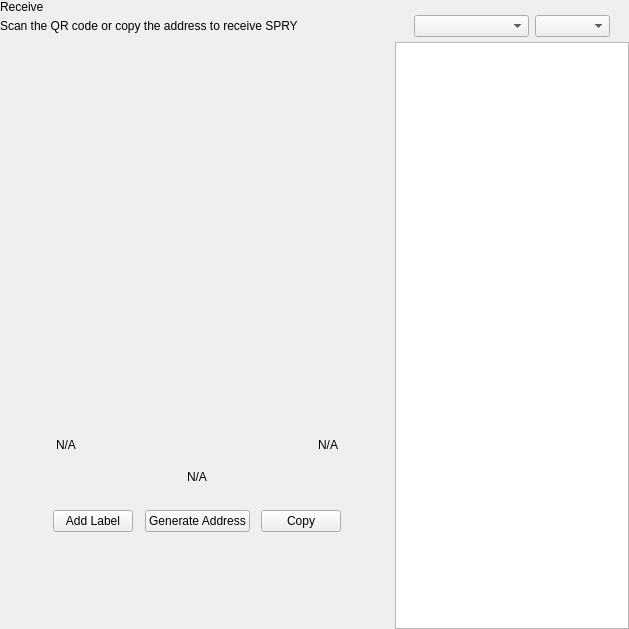
<?xml version="1.0" encoding="UTF-8"?>
<ui version="4.0">
 <class>ReceiveWidget</class>
 <widget class="QWidget" name="ReceiveWidget">
  <property name="geometry">
   <rect>
    <x>0</x>
    <y>0</y>
    <width>629</width>
    <height>629</height>
   </rect>
  </property>
  <property name="minimumSize">
   <size>
    <width>0</width>
    <height>0</height>
   </size>
  </property>
  <property name="windowTitle">
   <string>Form</string>
  </property>
  <layout class="QHBoxLayout" name="horizontalLayout_2" stretch="2,1">
   <property name="spacing">
    <number>0</number>
   </property>
   <property name="leftMargin">
    <number>0</number>
   </property>
   <property name="topMargin">
    <number>0</number>
   </property>
   <property name="rightMargin">
    <number>0</number>
   </property>
   <property name="bottomMargin">
    <number>0</number>
   </property>
   <item>
    <widget class="QWidget" name="left" native="true">
     <layout class="QVBoxLayout" name="verticalLayout_3">
      <property name="leftMargin">
       <number>0</number>
      </property>
      <property name="topMargin">
       <number>0</number>
      </property>
      <property name="rightMargin">
       <number>0</number>
      </property>
      <property name="bottomMargin">
       <number>0</number>
      </property>
      <item>
       <layout class="QVBoxLayout" name="verticalLayout_2">
        <property name="spacing">
         <number>0</number>
        </property>
        <property name="leftMargin">
         <number>0</number>
        </property>
        <item>
         <layout class="QHBoxLayout" name="horizontalLayout_3">
          <property name="spacing">
           <number>0</number>
          </property>
          <item>
           <layout class="QVBoxLayout" name="verticalLayout_4">
            <property name="spacing">
             <number>5</number>
            </property>
            <item>
             <widget class="QLabel" name="labelTitle">
              <property name="text">
               <string>Receive</string>
              </property>
             </widget>
            </item>
            <item alignment="Qt::AlignTop">
             <widget class="QLabel" name="labelSubtitle1">
              <property name="text">
               <string>Scan the QR code or copy the address to receive SPRY</string>
              </property>
             </widget>
            </item>
           </layout>
          </item>
          <item>
           <spacer name="horizontalSpacer">
            <property name="orientation">
             <enum>Qt::Horizontal</enum>
            </property>
            <property name="sizeHint" stdset="0">
             <size>
              <width>40</width>
              <height>20</height>
             </size>
            </property>
           </spacer>
          </item>
         </layout>
        </item>
        <item>
         <spacer name="verticalSpacer_2">
          <property name="orientation">
           <enum>Qt::Vertical</enum>
          </property>
          <property name="sizeType">
           <enum>QSizePolicy::Expanding</enum>
          </property>
          <property name="sizeHint" stdset="0">
           <size>
            <width>20</width>
            <height>50</height>
           </size>
          </property>
         </spacer>
        </item>
        <item alignment="Qt::AlignHCenter">
         <widget class="QWidget" name="layoutQR" native="true">
          <property name="maximumSize">
           <size>
            <width>510</width>
            <height>16777215</height>
           </size>
          </property>
          <layout class="QVBoxLayout" name="verticalLayoutQr">
           <item>
            <spacer name="verticalSpacer11">
             <property name="orientation">
              <enum>Qt::Vertical</enum>
             </property>
             <property name="sizeType">
              <enum>QSizePolicy::Fixed</enum>
             </property>
             <property name="sizeHint" stdset="0">
              <size>
               <width>20</width>
               <height>20</height>
              </size>
             </property>
            </spacer>
           </item>
           <item alignment="Qt::AlignHCenter">
            <widget class="QLabel" name="labelQrImg">
             <property name="minimumSize">
              <size>
               <width>260</width>
               <height>260</height>
              </size>
             </property>
             <property name="maximumSize">
              <size>
               <width>260</width>
               <height>260</height>
              </size>
             </property>
             <property name="text">
              <string/>
             </property>
             <property name="alignment">
              <set>Qt::AlignCenter</set>
             </property>
            </widget>
           </item>
           <item>
            <spacer name="verticalSpacer_21">
             <property name="orientation">
              <enum>Qt::Vertical</enum>
             </property>
             <property name="sizeType">
              <enum>QSizePolicy::Fixed</enum>
             </property>
             <property name="sizeHint" stdset="0">
              <size>
               <width>20</width>
               <height>30</height>
              </size>
             </property>
            </spacer>
           </item>
           <item>
            <widget class="QWidget" name="widget" native="true">
             <property name="minimumSize">
              <size>
               <width>0</width>
               <height>0</height>
              </size>
             </property>
             <layout class="QHBoxLayout" name="horizontalLayout_5">
              <item>
               <widget class="QLabel" name="labelLabel">
                <property name="text">
                 <string notr="true">N/A</string>
                </property>
               </widget>
              </item>
              <item>
               <spacer name="horizontalSpacer_2">
                <property name="orientation">
                 <enum>Qt::Horizontal</enum>
                </property>
                <property name="sizeHint" stdset="0">
                 <size>
                  <width>141</width>
                  <height>20</height>
                 </size>
                </property>
               </spacer>
              </item>
              <item>
               <widget class="QLabel" name="labelDate">
                <property name="text">
                 <string notr="true">N/A</string>
                </property>
                <property name="alignment">
                 <set>Qt::AlignRight|Qt::AlignTrailing|Qt::AlignVCenter</set>
                </property>
               </widget>
              </item>
             </layout>
            </widget>
           </item>
           <item>
            <widget class="QLabel" name="labelAddress">
             <property name="sizePolicy">
              <sizepolicy hsizetype="Expanding" vsizetype="Preferred">
               <horstretch>0</horstretch>
               <verstretch>0</verstretch>
              </sizepolicy>
             </property>
             <property name="minimumSize">
              <size>
               <width>300</width>
               <height>0</height>
              </size>
             </property>
             <property name="text">
              <string notr="true">N/A</string>
             </property>
             <property name="alignment">
              <set>Qt::AlignCenter</set>
             </property>
            </widget>
           </item>
           <item>
            <spacer name="verticalSpacer_4">
             <property name="orientation">
              <enum>Qt::Vertical</enum>
             </property>
             <property name="sizeType">
              <enum>QSizePolicy::Fixed</enum>
             </property>
             <property name="sizeHint" stdset="0">
              <size>
               <width>20</width>
               <height>20</height>
              </size>
             </property>
            </spacer>
           </item>
           <item>
            <layout class="QHBoxLayout" name="horizontalLayout_4">
             <item alignment="Qt::AlignHCenter">
              <widget class="QPushButton" name="pushButtonLabel">
               <property name="focusPolicy">
                <enum>Qt::NoFocus</enum>
               </property>
               <property name="text">
                <string>Add Label</string>
               </property>
              </widget>
             </item>
             <item alignment="Qt::AlignHCenter">
              <widget class="QPushButton" name="pushButtonNewAddress">
               <property name="focusPolicy">
                <enum>Qt::NoFocus</enum>
               </property>
               <property name="text">
                <string>Generate Address</string>
               </property>
              </widget>
             </item>
             <item alignment="Qt::AlignHCenter">
              <widget class="QPushButton" name="pushButtonCopy">
               <property name="focusPolicy">
                <enum>Qt::NoFocus</enum>
               </property>
               <property name="text">
                <string>Copy</string>
               </property>
              </widget>
             </item>
            </layout>
           </item>
           <item>
            <spacer name="verticalSpacer_3">
             <property name="orientation">
              <enum>Qt::Vertical</enum>
             </property>
             <property name="sizeType">
              <enum>QSizePolicy::Expanding</enum>
             </property>
             <property name="sizeHint" stdset="0">
              <size>
               <width>20</width>
               <height>20</height>
              </size>
             </property>
            </spacer>
           </item>
          </layout>
         </widget>
        </item>
        <item>
         <spacer name="verticalSpacer">
          <property name="orientation">
           <enum>Qt::Vertical</enum>
          </property>
          <property name="sizeHint" stdset="0">
           <size>
            <width>20</width>
            <height>40</height>
           </size>
          </property>
         </spacer>
        </item>
       </layout>
      </item>
     </layout>
    </widget>
   </item>
   <item>
    <widget class="QWidget" name="right" native="true">
     <layout class="QVBoxLayout" name="verticalLayout_5">
      <property name="spacing">
       <number>0</number>
      </property>
      <property name="leftMargin">
       <number>1</number>
      </property>
      <property name="topMargin">
       <number>0</number>
      </property>
      <property name="rightMargin">
       <number>0</number>
      </property>
      <property name="bottomMargin">
       <number>0</number>
      </property>
      <item>
       <layout class="QVBoxLayout" name="container_right">
        <property name="spacing">
         <number>0</number>
        </property>
        <property name="leftMargin">
         <number>0</number>
        </property>
        <property name="rightMargin">
         <number>0</number>
        </property>
        <item>
         <layout class="QVBoxLayout" name="verticalLayout">
          <property name="spacing">
           <number>6</number>
          </property>
          <property name="leftMargin">
           <number>19</number>
          </property>
          <property name="rightMargin">
           <number>19</number>
          </property>
          <item>
           <widget class="OptionButton" name="btnRequest" native="true"/>
          </item>
          <item>
           <widget class="OptionButton" name="btnMyAddresses" native="true">
            <property name="sizePolicy">
             <sizepolicy hsizetype="Preferred" vsizetype="Minimum">
              <horstretch>0</horstretch>
              <verstretch>0</verstretch>
             </sizepolicy>
            </property>
           </widget>
          </item>
         </layout>
        </item>
        <item>
         <widget class="QWidget" name="sortWidget" native="true">
          <layout class="QHBoxLayout" name="horizontalLayout_6">
           <property name="leftMargin">
            <number>19</number>
           </property>
           <property name="rightMargin">
            <number>19</number>
           </property>
           <property name="bottomMargin">
            <number>5</number>
           </property>
           <item>
            <spacer name="horizontalSpacer_3">
             <property name="orientation">
              <enum>Qt::Horizontal</enum>
             </property>
             <property name="sizeHint" stdset="0">
              <size>
               <width>40</width>
               <height>20</height>
              </size>
             </property>
            </spacer>
           </item>
           <item>
            <widget class="QComboBox" name="comboBoxSort">
             <property name="sizePolicy">
              <sizepolicy hsizetype="Preferred" vsizetype="Fixed">
               <horstretch>0</horstretch>
               <verstretch>0</verstretch>
              </sizepolicy>
             </property>
             <property name="minimumSize">
              <size>
               <width>115</width>
               <height>0</height>
              </size>
             </property>
            </widget>
           </item>
           <item>
            <widget class="QComboBox" name="comboBoxSortOrder">
             <property name="sizePolicy">
              <sizepolicy hsizetype="Preferred" vsizetype="Fixed">
               <horstretch>0</horstretch>
               <verstretch>0</verstretch>
              </sizepolicy>
             </property>
             <property name="minimumSize">
              <size>
               <width>75</width>
               <height>0</height>
              </size>
             </property>
            </widget>
           </item>
          </layout>
         </widget>
        </item>
        <item>
         <widget class="QListView" name="listViewAddress"/>
        </item>
       </layout>
      </item>
     </layout>
    </widget>
   </item>
  </layout>
 </widget>
 <customwidgets>
  <customwidget>
   <class>OptionButton</class>
   <extends>QWidget</extends>
   <header>qt/pivx/optionbutton.h</header>
   <container>1</container>
  </customwidget>
 </customwidgets>
 <resources/>
 <connections/>
</ui>
